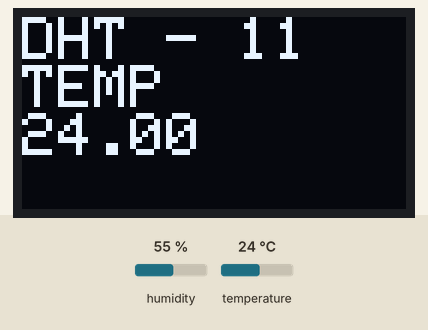
A sketch run on a simulated ESP8266 (NodeMCU). On the bench: 128×64 one-colour display. The inputs (shaded band) are chosen by the test bench; at power-on: humidity 55 %, temperature 24 °C.

Above: at 6.7 s.
6.8 s: humidity set to 22 %
At 14.9 s:
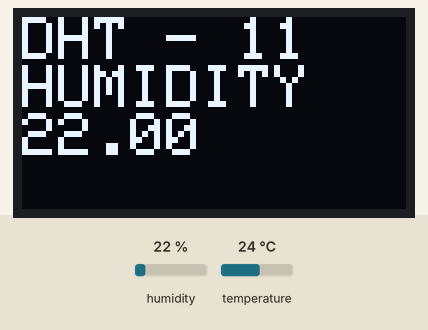
15.7 s: temperature set to 12 °C
At 18.5 s:
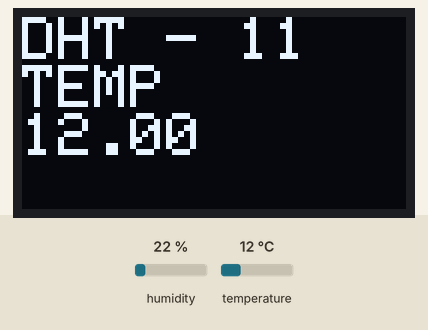
21.8 s: humidity set to 40 %
At 27.1 s:
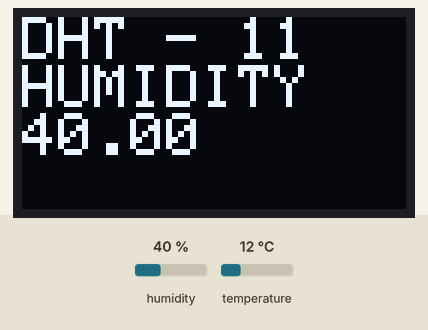
31.9 s: temperature set to 19 °C
At 36.9 s:
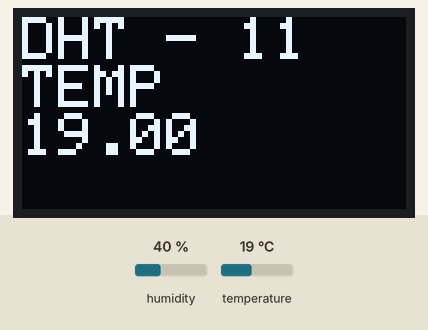
Timing chart, 0 to 38.4 s (numbered marks = the images above; inputs shaded):
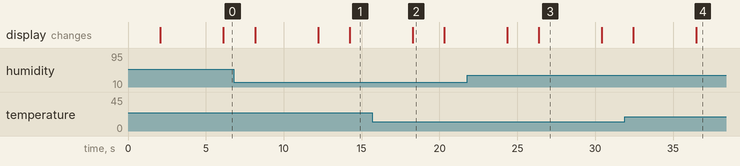

Measured:
- after the input at 6.8 s, the display: first differs from a run without the input after 7.4 s (image 1)
- after the input at 15.7 s, the display: changes after 2.6 s (image 2)
- after the input at 21.8 s, the display: first differs from a run without the input after 4.6 s (image 3)
- after the input at 31.9 s, the display: first differs from a run without the input after 4.6 s (image 4)
- what the display in image 2 shows lasts 2.0 s, from 18.3 s to 20.3 s
- what the display in image 3 shows lasts 4.0 s, from 26.4 s to 30.4 s

The sketch:

DHT11_OLED_NodeMCU.ino
```cpp
#include<Adafruit_SSD1306.h>
#include<DHT.h>
#define PIN D5
#define TYPE DHT11 // DHT22 DHT21
#define RESET LED_BUILTIN

Adafruit_SSD1306 oled(RESET);
DHT dht(PIN, TYPE);

float temperature, humidity;
void setup()
{
  oled.begin(SSD1306_SWITCHCAPVCC, 0x3C);
  dht.begin();
  oled.clearDisplay();
  oled.setTextColor(WHITE);
  oled.display();
  delay(2000);
  oled.clearDisplay();
  oled.setTextSize(2);
  oled.setCursor(0, 0);
  oled.print("WELCOME\nTO\nIoT");
  oled.display();
  delay(2000);
}
void loop()
{
  temperature = dht.readTemperature(); // For Degree Fahrenheit use dht.readTemperature(true);
  humidity = dht.readHumidity();
  delay(2000);
  oled.clearDisplay();
  oled.setTextSize(2);
  oled.setCursor(0, 0);
  oled.print("DHT - 11");
  oled.println();
  oled.print("TEMP");
  oled.println();
  oled.print(temperature);
  oled.display();
  delay(2000);
  oled.clearDisplay();
  oled.setCursor(0, 0);
  oled.print("DHT - 11");
  oled.println();
  oled.print("HUMIDITY");
  oled.println();
  oled.print(humidity);
  oled.display();
  delay(2000);
}
```
